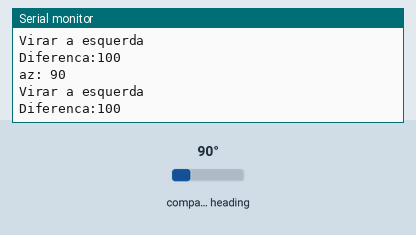
Recording of a sketch running on a simulated Arduino Uno, built with avr-gcc and run on an emulated ATmega328P. On the bench: the last lines printed to the serial monitor. The test bench sets the inputs (shaded band); at power-on: compass heading 90°.

Above: at 1.3 s.
1.4 s: compass heading set to 180°
At 1.83 s:
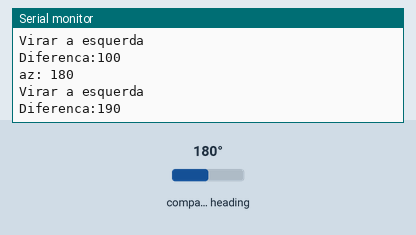
4.0 s: compass heading set to 352°
At 4.33 s:
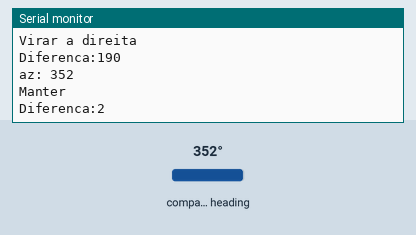
Timing chart, 0 to 7.0 s (numbered marks = the images above; inputs shaded):
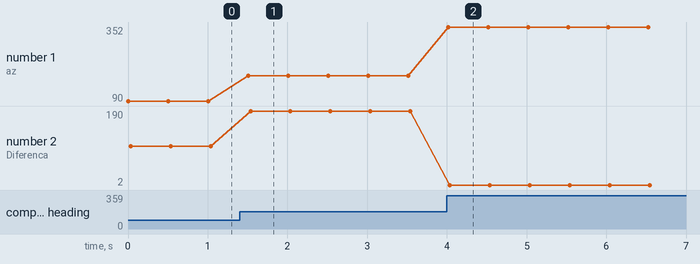

The sketch:

bussula.ino
```cpp
#include <Wire.h>
#include <MechaQMC5883.h>

MechaQMC5883 qmc;
const short destino = 350;
const short tolerancia = 3;
short diferenca = 0;
short comando = 0;

void setup() {
  Wire.begin();
  Serial.begin(9600);
  qmc.init();
  //qmc.setMode(Mode_Continuous,ODR_200Hz,RNG_2G,OSR_256);
}

void loop() {
  int x, y, z;
  int azimuth;
  //float azimuth; //is supporting float too
  qmc.read(&x, &y, &z,&azimuth);
  Serial.println();
  Serial.println();
  Serial.print("az: ");
  Serial.print(azimuth);
  Serial.println();
  Orientacao(azimuth);
  delay(500);
}

void Orientacao(int rumoAtual){
  bool azPositivo = rumoAtual <= 180;
  bool destinoPositivo = destino <= 180;

  if((azPositivo && destinoPositivo) || (!azPositivo && !destinoPositivo)){
    if(rumoAtual > destino){
      comando = 2;
    }
    else{
      comando = 1;
    }

    diferenca = abs(rumoAtual - destino);
  }

  if(azPositivo != destinoPositivo){
    if(azPositivo){
      if(diferenca < 180){
        comando = 2;
      }
      else{
        comando = 1;
      }
    }
    else{
      if(diferenca > 180){
        comando = 2;
      }
      else{
        comando = 1;
      }
    }

    diferenca = 360 - destino + rumoAtual;
  }

  if(comando == 1 && diferenca > tolerancia ){
    Serial.println("Virar a direita");
  }else if(comando == 2 && diferenca > tolerancia){
    Serial.println("Virar a esquerda");
  }else{
    Serial.println("Manter");
  }

  Serial.print("Diferenca:");
  Serial.print(diferenca);
}
```

Measured:
- after the input at 1.4 s, the serial monitor: prints a new line after 0.11 s (image 1)
- after the input at 4.0 s, the serial monitor: prints a new line at once (image 2)
- plotted number 1: 90 → 180 after the input at 1.4 s, 180 → 352 after the input at 4.0 s
- plotted number 2: 100 → 190 after the input at 1.4 s, 190 → 2 after the input at 4.0 s
